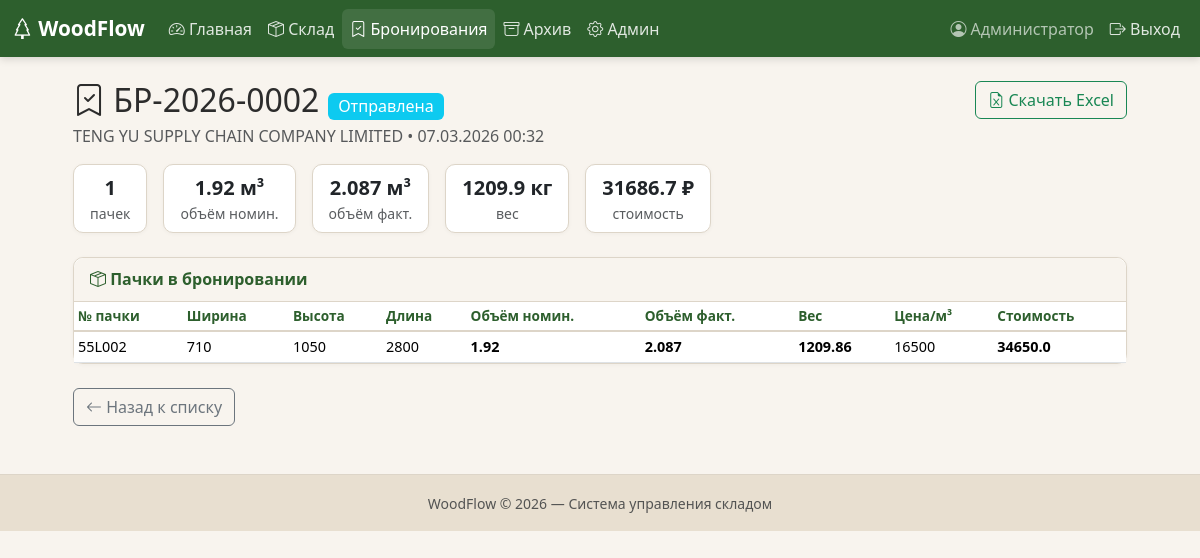
Page /bookings/2 (signed in) on the committed database.
### models.py (models this page shows, shortened)
class User(UserMixin, db.Model):
    __tablename__ = "users"
    id = db.Column(db.Integer, primary_key=True)
    username = db.Column(db.String(80), unique=True, nullable=False)
    password_hash = db.Column(db.String(256), nullable=False)
    full_name = db.Column(db.String(150), default="")
    is_admin = db.Column(db.Boolean, default=False)
    is_active_user = db.Column(db.Boolean, default=True)
    created_at = db.Column(db.DateTime, default=lambda: datetime.now(ZoneInfo("Europe/Moscow")))
    @property
    def is_active(self):
        return self.is_active_user

class Booking(db.Model):
    __tablename__ = "bookings"
    id = db.Column(db.Integer, primary_key=True)
    number = db.Column(db.String(50), unique=True, nullable=False)
    company_name = db.Column(db.String(100), nullable=False)
    adres = db.Column(db.String(250), default="")
    status = db.Column(db.String(20), default="активная")      # активная / отправлена / отменена
    notes = db.Column(db.Text, default="")
    created_at = db.Column(db.DateTime, default=lambda: datetime.now(ZoneInfo("Europe/Moscow")))
    created_by = db.Column(db.Integer, db.ForeignKey("users.id"))
    price_per_m3 = db.Column(db.Float, default=0)  # руб
    contract = db.Column(db.String(50), default="")
    packs = db.relationship("WoodPack", backref="booking", lazy=True)
    shipment = db.relationship("Shipment", backref="booking", uselist=False)
    total_volume_nominal_for_pok = db.Column(db.Float, default=0, nullable=True)
    total_volume_fact_for_pok = db.Column(db.Float, default=0, nullable=True)
    total_volume_nominal_for_tam = db.Column(db.Float, default=0, nullable=True)
    total_volume_fact_for_tam = db.Column(db.Float, default=0, nullable=True)
    total_weight_nominal_for_pok = db.Column(db.Float, default=0, nullable=True)
    total_weight_fact_for_pok = db.Column(db.Float, default=0, nullable=True)
    total_weight_nominal_for_tam = db.Column(db.Float, default=0, nullable=True)
    total_weight_fact_for_tam = db.Column(db.Float, default=0, nullable=True)
    total_price = db.Column(db.Float, default=0, nullable=True)
    pack_count = db.Column(db.Integer, default=0, nullable=True)

class WoodPack(db.Model):
    __tablename__ = "wood_packs"
    id = db.Column(db.Integer, primary_key=True)
    number_pac = db.Column(db.String(16), default="", nullable=False)  # номер пачки
    grade = db.Column(db.String(5), default="")  # сорт
    width_fact_for_tam = db.Column(db.Float, nullable=False)  # мм ширина пачки
    width_fact_for_pok = db.Column(db.Float, nullable=True)  # мм ширина доски
    width_nominal_for_pok = db.Column(db.Float, nullable=True)
    thickness_fact_for_tam = db.Column(db.Float, nullable=False)  # мм толщина пачки
    thickness_fact_for_pok = db.Column(db.Float, nullable=True)  # мм толщина доски
    thickness_nominal_for_pok = db.Column(db.Float, nullable=True)
    length_nominal = db.Column(db.Float, nullable=True)  # мм длина доски
    length_fact = db.Column(db.Float, nullable=True)  # мм длина доски
    length_pack = db.Column(db.Float, nullable=False)  # мм длина пачки
    quantity = db.Column(db.Integer, nullable=True) # количество
    quantity_layers = db.Column(db.Integer, nullable=True) # количество слоёв
    quantity_in_layer = db.Column(db.Integer, nullable=True) # количество в слою
    volume_nominal_for_pok = db.Column(db.Float, nullable=True)
    volume_fact_for_pok = db.Column(db.Float, nullable=True)
    volume_nominal_for_tam = db.Column(db.Float, nullable=True)
    volume_fact_for_tam = db.Column(db.Float, nullable=True)
    weight_nominal_for_pok = db.Column(db.Float, nullable=True)
    weight_fact_for_pok = db.Column(db.Float, nullable=True)
    weight_nominal_for_tam = db.Column(db.Float, nullable=True)
    weight_fact_for_tam = db.Column(db.Float, nullable=True)
    status = db.Column(db.String(20), default="на_складе")
    notes = db.Column(db.Text, default="")
    created_at = db.Column(db.DateTime, default=lambda: datetime.now(ZoneInfo("Europe/Moscow")))
    created_by = db.Column(db.Integer, db.ForeignKey("users.id"))
    booking_id = db.Column(db.Integer, db.ForeignKey("bookings.id"), nullable=True)

### app.py (the view)
@app.route("/bookings/<int:booking_id>")
@login_required
def booking_detail(booking_id):
    booking = db.session.get(Booking, booking_id)
    if not booking:
        flash("Бронирование не найдено.", "danger")
        return redirect(url_for("bookings"))
    available_packs = (
        WoodPack.query.filter_by(status="на_складе")
        .order_by(WoodPack.width_fact_for_pok, WoodPack.grade)
        .all()
    )
    return render_template(
        "booking_detail.html", booking=booking, available_packs=available_packs
    )

### app.py (called while the page is built)
@login_manager.user_loader
def load_user(user_id):
    return db.session.get(User, int(user_id))

### templates/booking_detail.html (shortened to what this page needs)
{% extends "base.html" %}
{% block content %}
<div class="row justify-content-center">
<div class="col-lg-11">
    <div class="d-flex justify-content-between align-items-start mb-3 flex-wrap gap-2">
        <div>
            <h2 class="mb-1">
                <i class="bi bi-bookmark-check"></i> {{ booking.number }}
                {% if booking.status == 'активная' %}
                <span class="badge bg-success fs-6">Активная</span>
                {% elif booking.status == 'отправлена' %}
                <span class="badge bg-info fs-6">Отправлена</span>
                {% else %}
                <span class="badge bg-secondary fs-6">Отменена</span>
                {% endif %}
            </h2>
            <p class="text-muted mb-0">
                {{ booking.company_name }} &bull;
                {{ booking.created_at.strftime('%d.%m.%Y %H:%M') }}
            </p>
        </div>
        {% if booking.shipment %}
        <a href="{{ url_for('booking_excel', booking_id=booking.id) }}" class="btn btn-outline-success">
            <i class="bi bi-file-earmark-excel"></i> Скачать Excel
        </a>
        {% endif %}
    </div>
    <div class="row g-3 mb-4">
        <div class="col-auto">
            <div class="card wf-card px-3 py-2 text-center">
                <div class="fw-bold fs-5">{{ booking.pack_count | int }}</div>
                <div class="small text-muted">пачек</div>
            </div>
        </div>
        <div class="col-auto">
            <div class="card wf-card px-3 py-2 text-center">
                <div class="fw-bold fs-5">{{ booking.total_volume_nominal_for_tam | round(3)}} м³</div>
                <div class="small text-muted">объём номин.</div>
            </div>
        </div>
        <div class="col-auto">
            <div class="card wf-card px-3 py-2 text-center">
                <div class="fw-bold fs-5">{{ booking.total_volume_fact_for_tam | round(3) }} м³</div>
                <div class="small text-muted">объём факт.</div>
            </div>
        </div>
        <div class="col-auto">
            <div class="card wf-card px-3 py-2 text-center">
                <div class="fw-bold fs-5">{{ booking.total_weight_nominal_for_tam | round(1) }} кг</div>
                <div class="small text-muted">вес</div>
            </div>
        </div>
        <div class="col-auto">
            <div class="card wf-card px-3 py-2 text-center">
                <div class="fw-bold fs-5">{{ booking.total_price | round(1) }} ₽</div>
                <div class="small text-muted">стоимость</div>
            </div>
        </div>
    </div>
    <div class="card wf-card mb-4">
        <div class="card-header wf-card-header">
            <i class="bi bi-box-seam"></i> Пачки в бронировании
        </div>
        <div class="table-responsive">
        <table class="table table-sm table-hover mb-0 align-middle">
            <thead class="wf-thead"><tr>
                <th>№ пачки</th><th>Ширина</th><th>Высота</th>
                <th>Длина</th><th>Объём номин.</th><th>Объём факт.</th><th>Вес</th><th>Цена/м³</th><th>Стоимость</th>
            </tr>
            </thead>
            <tbody>
            {% for p in booking.packs %}
            <tr>
                <td>{{ p.number_pac }}</td>
                <td>{{ p.width_fact_for_tam | int }}</td>
                <td>{{ p.thickness_fact_for_tam | int }}</td>
                <td>{{ p.length_pack | int }}</td>
                <td><b>{{ p.volume_nominal_for_tam | round(3) }}</b></td>
                <td><b>{{ p.volume_fact_for_tam | round(3) }}</b></td>
                <td><b>{{ p.weight_nominal_for_tam | round(2) }}</b></td>
                <td>{{ booking.price_per_m3 | int }}</td>
                <td><b>{{ booking.price_per_m3 * p.volume_fact_for_tam | round(1) }}</b></td>
            </tr>
            {% else %}
            <tr><td colspan="12" class="text-center text-muted py-3">Пачки не добавлены</td></tr>
            {% endfor %}
            </tbody>
        </table>
        </div>
    </div>
    <div class="mt-3">
        <a href="{{ url_for('bookings') }}" class="btn btn-outline-secondary">
            <i class="bi bi-arrow-left"></i> Назад к списку
        </a>
    </div>
</div>
</div>
{% endblock %}

### templates/base.html (shortened to what this page needs)
<!DOCTYPE html>
<html lang="ru">
<head>
    <link href="https://cdn.jsdelivr.net/npm/bootstrap@5.3.2/dist/css/bootstrap.min.css" rel="stylesheet">
    <link href="https://cdn.jsdelivr.net/npm/bootstrap-icons@1.11.1/font/bootstrap-icons.css" rel="stylesheet">
    <link href="{{ url_for('static', filename='css/style.css') }}" rel="stylesheet">
</head>
<body>
{% if current_user.is_authenticated %}
<nav class="navbar navbar-expand-lg navbar-dark wf-navbar">
    <div class="container-fluid">
        <a class="navbar-brand fw-bold" href="{{ url_for('dashboard') }}">
            <i class="bi bi-tree"></i> WoodFlow
        </a>
        <div class="collapse navbar-collapse" id="navMain">
            <ul class="navbar-nav me-auto">
                {% if current_user.is_admin %}
                <li class="nav-item">
                    <a class="nav-link {% if request.endpoint == 'dashboard' %}active{% endif %}"
                       href="{{ url_for('dashboard') }}">
                        <i class="bi bi-speedometer2"></i> Главная
                    </a>
                </li>
                {% endif %}
                <li class="nav-item">
                    <a class="nav-link {% if 'stock' in request.endpoint|default('') %}active{% endif %}"
                       href="{{ url_for('stock') }}">
                        <i class="bi bi-box-seam"></i> Склад
                    </a>
                </li>
                <li class="nav-item">
                    <a class="nav-link {% if 'booking' in request.endpoint|default('') %}active{% endif %}"
                       href="{{ url_for('bookings') }}">
                        <i class="bi bi-bookmark-check"></i> Бронирования
                    </a>
                </li>
                <li class="nav-item">
                    <a class="nav-link {% if 'archive' in request.endpoint|default('') or 'shipment' in request.endpoint|default('') %}active{% endif %}"
                       href="{{ url_for('archive') }}">
                        <i class="bi bi-archive"></i> Архив
                    </a>
                </li>
                {% if current_user.is_admin %}
                <li class="nav-item">
                    <a class="nav-link {% if 'admin' in request.endpoint|default('') %}active{% endif %}"
                       href="{{ url_for('admin_users') }}">
                        <i class="bi bi-gear"></i> Админ
                    </a>
                </li>
                {% endif %}
            </ul>
            <ul class="navbar-nav">
                <li class="nav-item">
                    <span class="nav-link text-light opacity-75">
                        <i class="bi bi-person-circle"></i>
                        {{ current_user.full_name or current_user.username }}
                    </span>
                </li>
                <li class="nav-item">
                    <a class="nav-link" href="{{ url_for('logout') }}">
                        <i class="bi bi-box-arrow-right"></i> Выход
                    </a>
                </li>
            </ul>
        </div>
    </div>
</nav>
{% endif %}
<main class="container-fluid py-4 px-3 px-lg-4">
    {% block content %}{% endblock %}
</main>
<footer class="wf-footer text-center py-3 mt-4">
    <small class="text-muted">WoodFlow © {{ now().year if now is defined else "2026" }} — Система управления складом</small>
</footer>
</body>
</html>

### static/css/style.css (style rules this page uses)
:root { --wf-green: #2D5F2D; --wf-green-hover: #1E4D1E; --wf-green-light: #5B8C5A; --wf-beige: #F8F4EE; --wf-beige-dark: #E8DFD0; --wf-border: #DDD5C8; --wf-text: #2C2C2C; }
body { background-color: var(--wf-beige); color: var(--wf-text); font-family: 'Segoe UI', system-ui, -apple-system, sans-serif; }
.wf-navbar { background-color: var(--wf-green) !important; box-shadow: 0 2px 8px rgba(0,0,0,0.15); }
.wf-navbar .nav-link { color: rgba(255,255,255,0.85) !important; transition: color 0.2s; }
.wf-navbar .nav-link:hover, .wf-navbar .nav-link.active { color: #fff !important; background-color: rgba(255,255,255,0.1); border-radius: 6px; }
.wf-navbar .navbar-brand { color: #fff !important; font-size: 1.3rem; }
.wf-card { background: #fff; border: 1px solid var(--wf-border); border-radius: 10px; box-shadow: 0 1px 4px rgba(0,0,0,0.04); }
.wf-card-header { background-color: var(--wf-beige); border-bottom: 1px solid var(--wf-border); font-weight: 600; padding: 0.6rem 1rem; border-radius: 10px 10px 0 0 !important; color: var(--wf-green); }
.wf-thead { background-color: var(--wf-beige); }
.wf-thead th { font-weight: 600; font-size: 0.85rem; color: var(--wf-green); border-bottom: 2px solid var(--wf-border) !important; white-space: nowrap; }
.table td { font-size: 0.9rem; vertical-align: middle; }
.wf-footer { background-color: var(--wf-beige-dark); border-top: 1px solid var(--wf-border); }
.badge { font-weight: 500; }

### rows in the picture
User: full_name "Администратор"
Booking: number "БР-2026-0002", company_name "TENG YU SUPPLY CHAIN COMPANY LIMITED", created_at "07.03.2026 00:32", pack_count "1", total_volume_nominal_for_tam "1.92", total_volume_fact_for_tam "2.087", total_weight_nominal_for_tam "1209.9", total_price "31686.7", price_per_m3 "16500", booking.price_per_m3*p.volume_fact_for_tam|round(1) "34650.0"
WoodPack: number_pac "55L002", width_fact_for_tam "710", thickness_fact_for_tam "1050", length_pack "2800", volume_nominal_for_tam "1.92", volume_fact_for_tam "2.087", weight_nominal_for_tam "1209.86"
